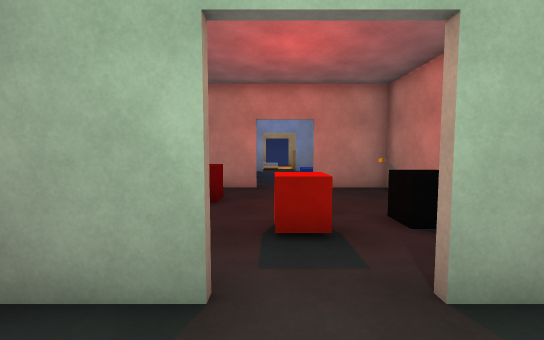
View 1 (above)

16 first-person views from a walk through a 3-D level made in the Unity game engine. The camera is 1.4 m above the floor, tilts 4° down and sees 90° across. The floor is counted in squares, 1 m on a side. Each view is taken from the middle of a square. On the plan, view 1 faces up. The plan holds only what a view shows up to about 13 squares ahead; the rest is blank. The player character is not drawn.

View 2
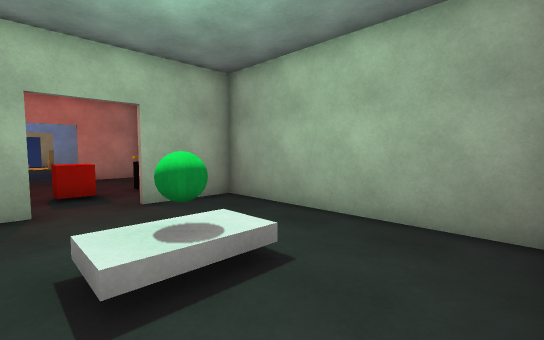

View 3
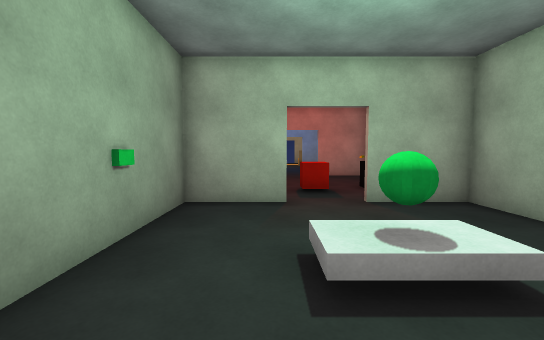

View 4
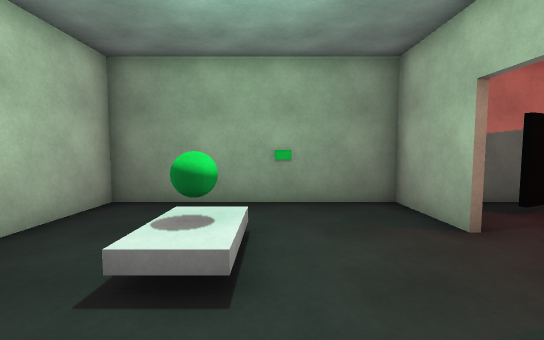

View 5
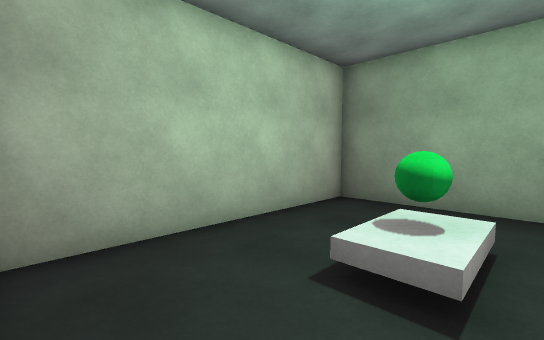

View 6
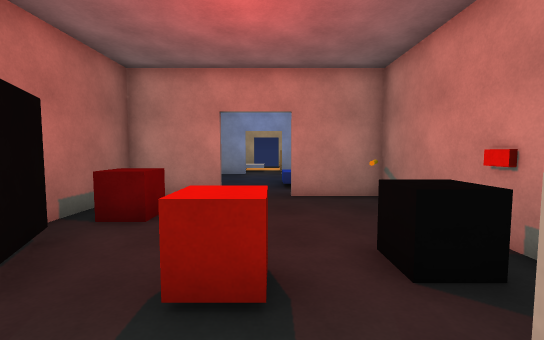

View 7
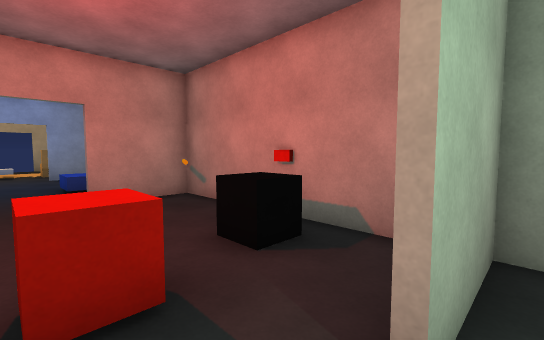

View 8
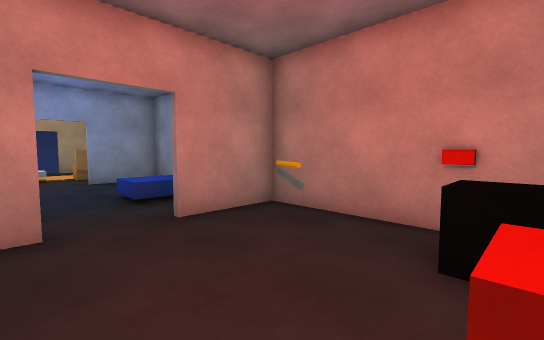

View 9
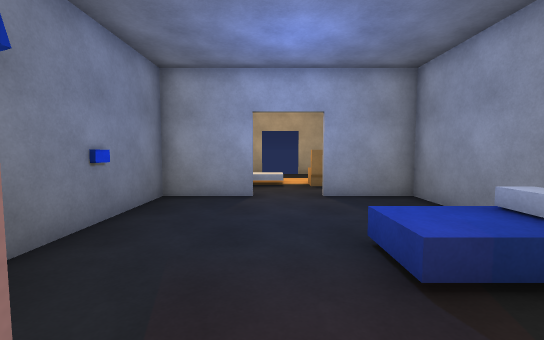

View 10
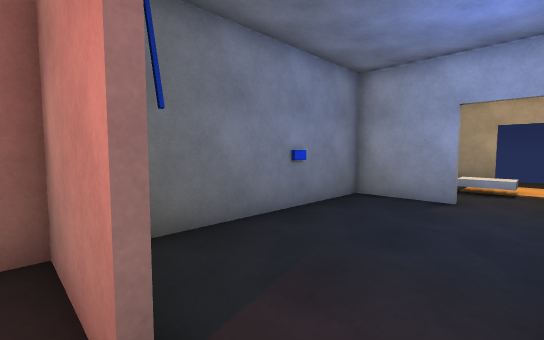

View 11
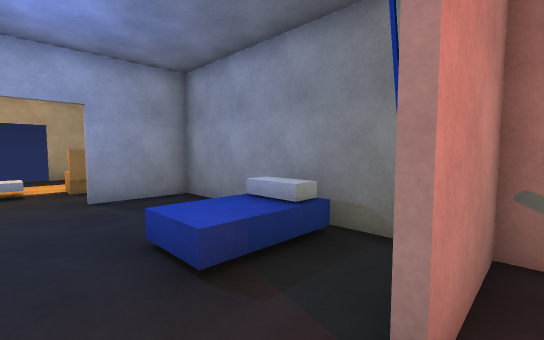

View 12
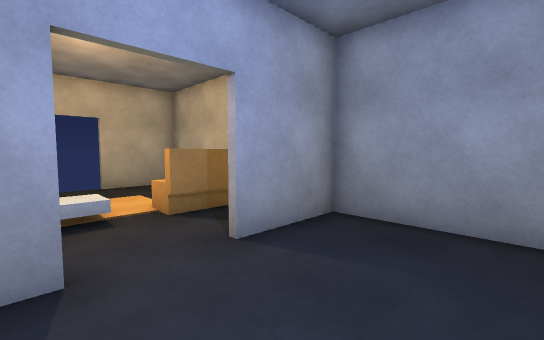

View 13
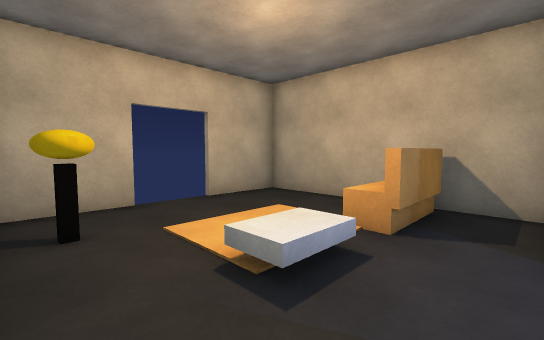

View 14
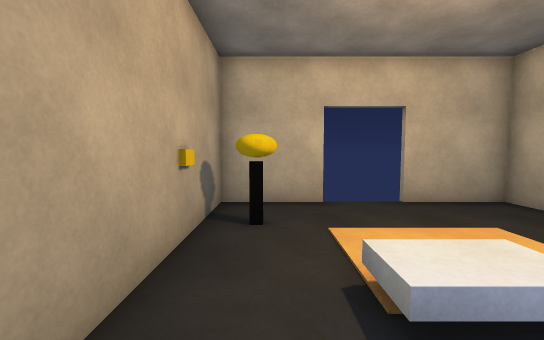

View 15
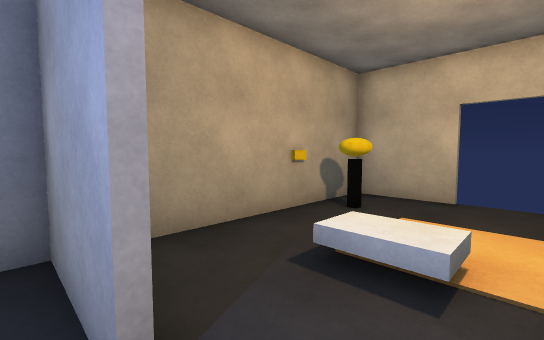

View 16
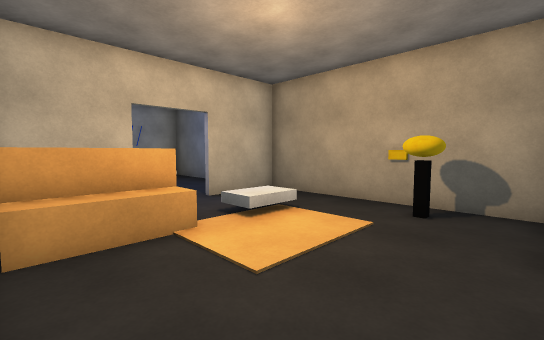

### Floor plan
Key: @ floor where view 1 was taken; # wall or solid block; x gap in a wall; . floor; ^ raised ledge; O other object.
Columns run from 4 left of view 1 to 5 right of it. Each row starts with its distance up from view 1.
 27 ####  ####
 26 #........#
 25 #........#
 24 ###......#
 23 ##.......#
 22 #.......##
 21 #..OO.####
 20 #........#
 19 #........#
 18 ####..####
 17 #........#
 16 #........#
 15 #........#
 14 #.....^^^#
 13 #.....^^^#
 12 #........#
 11 #........#
 10 ####..####
  9 #.......O#
  8 #.O......#
  7 #.O......#
  6 #x ....Ox#
  5 #.#.OO.O.#
  4 #...OO...#
  3 #........#
  2 ####..####
  1 #........#
  0 #...@....#
 -1 #........#
 -2 #...OO...#
 -3 #........#
 -4 #........#
 -5 #........#
 -6 ##########

Positions as (right, up) in squares from view 1, and headings:
1: (0, 0), facing up
2: (-1, -5), facing up-right
3: (-1, -5), facing up
4: (4, -1), facing left
5: (4, -1), facing down-left
6: (1, 2), facing up
7: (0, 2), facing up-right
8: (-1, 5), facing up-right
9: (0, 10), facing up
10: (1, 10), facing up-left
11: (0, 10), facing up-right
12: (-1, 15), facing up-right
13: (-3, 19), facing up-right
14: (-2, 19), facing up
15: (1, 18), facing up-left
16: (4, 26), facing down-left
